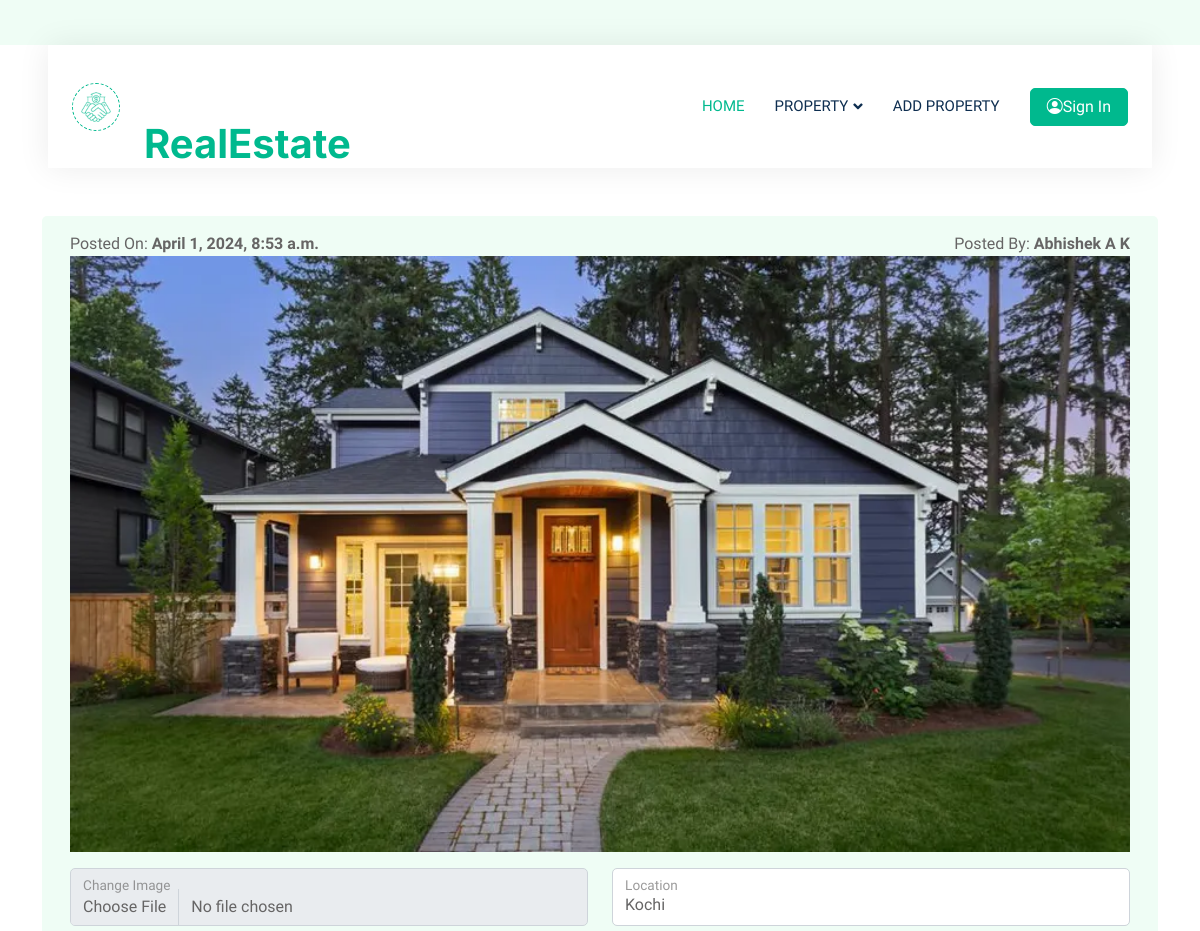
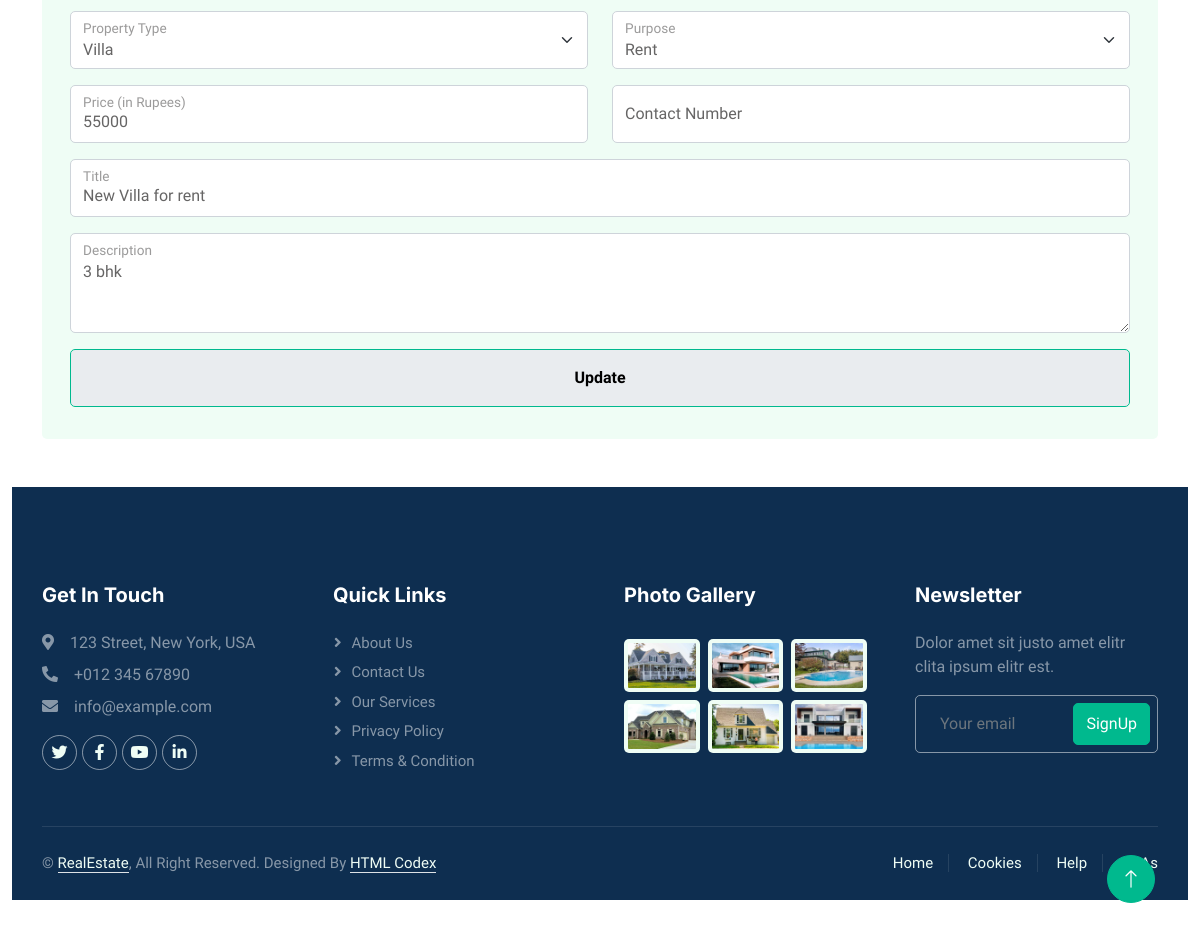
The app's page /edit_post/9/ with its own data (2 pictures, top to bottom).
### REApp/models.py (models this page shows)
class PropertyDB(models.Model):
    PropertyId = models.AutoField(primary_key=True)
    Image = models.ImageField(upload_to="PropertyImage", null=True, blank=True)
    PDF = models.FileField(upload_to="PropertyPDF", null=True, blank=True)  # Add this field
    Purpose = models.CharField(max_length=20, null=True, blank=True)
    Type = models.CharField(max_length=20, null=True, blank=True)
    Title = models.CharField(max_length=50, null=True, blank=True)
    Description = models.CharField(max_length=500, null=True, blank=True)
    Price = models.IntegerField(default=0)
    Location = models.CharField(max_length=50, null=True, blank=True)
    Phone = models.PositiveBigIntegerField(null=True, blank=True)
    UserId = models.ForeignKey(RegistrationDB, on_delete=models.CASCADE)
    posted_on = models.DateTimeField(auto_now_add=True)

class RegistrationDB(models.Model):
    UserId = models.AutoField(primary_key=True)
    Name = models.CharField(max_length=50, null=False)
    Email = models.EmailField(max_length=70, null=False,default="aa")
    Password = models.CharField(max_length=20, null=False)
    Role = models.CharField(max_length=50, null=True, blank=True)
    Account_created = models.DateTimeField(auto_now_add=True)

### REApp/views.py (the view)
# urls.py: path('edit_post/<int:postId>/', views.edit_post, name="edit_post"),
def edit_post(request, postId):
    post = PropertyDB.objects.get(PropertyId=postId)
    if 'userid' in request.session:
        profile = RegistrationDB.objects.get(UserId=request.session['userid'])
        return render(request, "editPost.html", {'profile': profile, 'post': post})
    else:
        return render(request, "editPost.html", {'post': post})

### REApp/templates/editPost.html (shortened to what this page needs)
<!DOCTYPE html>
{% load static %}
<html lang="en">
<head>
    <link href="https://cdnjs.cloudflare.com/ajax/libs/font-awesome/5.10.0/css/all.min.css" rel="stylesheet">
    <link href="https://cdn.jsdelivr.net/npm/bootstrap-icons@1.4.1/font/bootstrap-icons.css" rel="stylesheet">
    <link href="{% static 'assets/lib/animate/animate.min.css' %}" rel="stylesheet">
    <link href="{% static 'assets/lib/owlcarousel/assets/owl.carousel.min.css' %}" rel="stylesheet">
    <link href="{% static 'assets/css/bootstrap.min.css' %}" rel="stylesheet">
    <link href="{% static 'assets/css/style.css' %}" rel="stylesheet">
</head>
<body>
<div class="container-xxl bg-white p-0">
    <div class="container-fluid nav-bar bg-transparent">
            <nav class="navbar navbar-expand-lg bg-white navbar-light py-0 px-4">
                <a href="index.html" class="navbar-brand d-flex align-items-center text-center">
                    <div class="icon p-2 me-2">
                        <img class="img-fluid" src="{% static 'assets/img/icon-deal.png' %}" alt="Icon" style="width: 30px; height: 30px;"  href="{% url 'home' %}">
                    </div>
                    <h1 class="m-0 text-primary"><a href="{% url 'home' %}">RealEstate</a></h1>
                </a>
                <div class="collapse navbar-collapse" id="navbarCollapse">
                    <div class="navbar-nav ms-auto">
                        <a href="{% url 'home' %}" class="nav-item nav-link active">Home</a>
                        <div class="nav-item dropdown">
                            <a href="#" class="nav-link dropdown-toggle" data-bs-toggle="dropdown">Property</a>
                        </div>
                        <a href="{% url 'add_property' %}" class="nav-item nav-link">Add Property</a>
                    </div>
                    {% if request.session.userid %}
                     <div class="nav-item dropdown">
                            <a href="#" class="nav-link dropdown-toggle" data-bs-toggle="dropdown"><i class="bi bi-person-bounding-box"></i> {{profile.Name}}</a>
                            <div class="dropdown-menu rounded-0 m-0">
                                <a href="{% url 'my_post' %}" class="dropdown-item">My Post</a>
                                <a href="{% url 'user_logout' %}" class="dropdown-item">Log Out</a>
                            </div>
                     </div>
                    {% else %}
                    <a href="{% url 'login' %}" class="btn btn-primary px-3 d-none d-lg-flex ml-1"><i class="bi bi-person-circle"></i> Sign In</a>
                    {% endif %}
                </div>
            </nav>
    </div>
    <div class="container-xxl py-5">
        <div class="container">
            <div class="bg-light rounded p-3">
                <div class="container">
                    <div class="row g-0 gx-5 mb-3">
                        <div class="col">
                            Posted On: <b>{{post.posted_on}}</b><br>
                        </div>
                        <div class="col text-end">
                            Posted By: <b>{{post.UserId.Name}}</b><br>
                        </div>
                        <img src="{{post.Image.url}}" alt="" srcset="">
                    </div>
                    <form method="post" action="{% url 'update_post' postId=post.PropertyId %}" enctype="multipart/form-data" >
                    <div class="row">
                        <div class="col">
                            <div class="form-floating mb-3">
                                <input type="file" id="Image" class="form-control" name="image" value="{{post.Image}}">
                                <label for="Image">Change Image</label>
                            </div>
                        </div>
                        <div class="col">
                            <div class="form-floating mb-3">
                                <input id="Location" type="text" class="form-control" placeholder="Location"
                                       aria-label="Location" name="location" value="{{post.Location}}" required>
                                <label for="Location">Location</label>
                            </div>
                        </div>
                    </div>
                    <div class="row">
                        <div class="col">
                            <div class="form-floating mb-3">
                                <select id="Type" class="form-select" name="type" aria-label="Default select example"  required>
                                    <option selected>{{post.Type}}</option>
                                </select>
                                <label for="Type">Property Type</label>
                            </div>
                        </div>
                        <div class="col">
                            <div class="form-floating mb-3">
                                <select id="Purpose" class="form-select" name="purpose" aria-label="Default select example" required>
                                    <option selected>{{post.Purpose}}</option>
                                </select>
                                <label for="Purpose">Purpose</label>
                            </div>
                        </div>
                    </div>
                    <div class="row">
                        <div class="col">
                            <div class="form-floating mb-3">
                                <input type="text" class="form-control" id="Price" name="price" placeholder="Price"
                                       aria-label="Price" value="{{post.Price}}" required>
                                <label for="Price">Price (in Rupees)</label>
                            </div>
                        </div>
                        <div class="col">
                            <div class="form-floating mb-3">
                                <input type="text" class="form-control" id="Contact" name="phone" placeholder="Contact" aria-label="Contact" required pattern="[0-9]{10}" title="Please enter a 10-digit number">
                                <label for="Contact">Contact Number</label>
                            </div>
                        </div>
                    </div>
                    <div class="form-floating mb-3">
                        <input type="text" class="form-control" name="title" id="Title" placeholder="Title" value="{{post.Title}}" required>
                        <label for="Title">Title</label>
                    </div>
                    <div class="form-floating mb-3">
                        <textarea style="height:100px;"  class="form-control" name="description" id="Description" rows="3" placeholder="DEWp" required>{{post.Description}}</textarea>
                        <label for="Description">Description</label>
                    </div>
                    <div class="form-floating mb-3">
                        <button style="color:black; font-weight: bold;" class="form-control btn btn-primary py-3 px-5 me-3 animated fadeIn" type="submit">Update</button>
                    </div>
                </form>
            </div>
        </div>
    </div>
    <div class="container-fluid bg-dark text-white-50 footer pt-5 mt-5 wow fadeIn" data-wow-delay="0.1s">
        <div class="container py-5">
            <div class="row g-5">
                <div class="col-lg-3 col-md-6">
                    <h5 class="text-white mb-4">Get In Touch</h5>
                    <p class="mb-2"><i class="fa fa-map-marker-alt me-3"></i>123 Street, New York, USA</p>
                    <p class="mb-2"><i class="fa fa-phone-alt me-3"></i>+012 345 67890</p>
                    <p class="mb-2"><i class="fa fa-envelope me-3"></i>info@example.com</p>
                    <div class="d-flex pt-2">
                        <a class="btn btn-outline-light btn-social" href=""><i class="fab fa-twitter"></i></a>
                        <a class="btn btn-outline-light btn-social" href=""><i class="fab fa-facebook-f"></i></a>
                        <a class="btn btn-outline-light btn-social" href=""><i class="fab fa-youtube"></i></a>
                        <a class="btn btn-outline-light btn-social" href=""><i class="fab fa-linkedin-in"></i></a>
                    </div>
                </div>
                <div class="col-lg-3 col-md-6">
                    <h5 class="text-white mb-4">Quick Links</h5>
                    <a class="btn btn-link text-white-50" href="">About Us</a>
                    <a class="btn btn-link text-white-50" href="">Contact Us</a>
                    <a class="btn btn-link text-white-50" href="">Our Services</a>
                    <a class="btn btn-link text-white-50" href="">Privacy Policy</a>
                    <a class="btn btn-link text-white-50" href="">Terms & Condition</a>
                </div>
                <div class="col-lg-3 col-md-6">
                    <h5 class="text-white mb-4">Photo Gallery</h5>
                    <div class="row g-2 pt-2">
                        <div class="col-4">
                            <img class="img-fluid rounded bg-light p-1" src="{% static 'assets/img/property-1.jpg' %}"
                                 alt="">
                        </div>
                        <div class="col-4">
                            <img class="img-fluid rounded bg-light p-1" src="{% static 'assets/img/property-2.jpg' %}"
                                 alt="">
                        </div>
                        <div class="col-4">
                            <img class="img-fluid rounded bg-light p-1" src="{% static 'assets/img/property-3.jpg' %}"
                                 alt="">
                        </div>
                        <div class="col-4">
                            <img class="img-fluid rounded bg-light p-1" src="{% static 'assets/img/property-4.jpg' %}"
                                 alt="">
                        </div>
                        <div class="col-4">
                            <img class="img-fluid rounded bg-light p-1" src="{% static 'assets/img/property-5.jpg' %}"
                                 alt="">
                        </div>
                        <div class="col-4">
                            <img class="img-fluid rounded bg-light p-1" src="{% static 'assets/img/property-6.jpg' %}"
                                 alt="">
                        </div>
                    </div>
                </div>
                <div class="col-lg-3 col-md-6">
                    <h5 class="text-white mb-4">Newsletter</h5>
                    <p>Dolor amet sit justo amet elitr clita ipsum elitr est.</p>
                    <div class="position-relative mx-auto" style="max-width: 400px;">
                        <input class="form-control bg-transparent w-100 py-3 ps-4 pe-5" type="text"
                               placeholder="Your email">
                        <button type="button" class="btn btn-primary py-2 position-absolute top-0 end-0 mt-2 me-2">
                            SignUp
                        </button>
                    </div>
                </div>
            </div>
        </div>
        <div class="container">
            <div class="copyright">
                <div class="row">
                    <div class="col-md-6 text-center text-md-start mb-3 mb-md-0">
                        &copy; <a class="border-bottom" href="{% url 'home' %}">RealEstate</a>, All Right Reserved.
                        Designed By <a class="border-bottom" href="https://htmlcodex.com">HTML Codex</a>
                    </div>
                    <div class="col-md-6 text-center text-md-end">
                        <div class="footer-menu">
                            <a href="">Home</a>
                            <a href="">Cookies</a>
                            <a href="">Help</a>
                            <a href="">FQAs</a>
                        </div>
                    </div>
                </div>
            </div>
        </div>
    </div>
    <a href="{% url 'home' %}}" class="btn btn-lg btn-primary btn-lg-square back-to-top"><i class="bi bi-arrow-up"></i></a>
</div>
</body>
</html>

### REApp/static/assets/css/style.css (style rules this page uses)
:root { --primary: #00B98E; --secondary: #FF6922; --light: #EFFDF5; --dark: #0E2E50; }
.back-to-top { position: fixed; display: none; right: 45px; bottom: 45px; z-index: 99; }
.btn { transition: .5s; }
.btn.btn-primary, .btn.btn-secondary { color: #FFFFFF; }
.btn-lg-square { width: 48px; height: 48px; }
.btn-square, .btn-sm-square, .btn-lg-square { padding: 0; display: flex; align-items: center; justify-content: center; font-weight: normal; border-radius: 50px; }
.nav-bar { position: relative; margin-top: 45px; padding: 0 3rem; transition: .5s; z-index: 9999; }
.navbar { box-shadow: 0 0 30px rgba(0, 0, 0, .08); }
.navbar .dropdown-toggle::after { border: none; content: "\f107"; font-family: "Font Awesome 5 Free"; font-weight: 900; vertical-align: middle; margin-left: 5px; transition: .5s; }
.navbar-light .navbar-nav .nav-link { margin-right: 30px; padding: 25px 0; color: #FFFFFF; font-size: 15px; text-transform: uppercase; outline: none; }
.navbar-light .navbar-nav .nav-link:hover, .navbar-light .navbar-nav .nav-link.active { color: var(--primary); }
.navbar-light .navbar-brand { height: 75px; }
.navbar-light .navbar-nav .nav-link { color: var(--dark); font-weight: 500; }
.icon { padding: 15px; display: inline-flex; align-items: center; justify-content: center; background: #FFFFFF !important; border-radius: 50px; border: 1px dashed var(--primary) !important; }
.footer .btn.btn-social { margin-right: 5px; width: 35px; height: 35px; display: flex; align-items: center; justify-content: center; color: var(--light); border: 1px solid rgba(255,255,255,0.5); border-radius: 35px; transition: .3s; }
.footer .btn.btn-link { display: block; margin-bottom: 5px; padding: 0; text-align: left; font-size: 15px; font-weight: normal; text-transform: capitalize; transition: .3s; }
.footer .btn.btn-link::before { position: relative; content: "\f105"; font-family: "Font Awesome 5 Free"; font-weight: 900; margin-right: 10px; }
.footer .form-control { border-color: rgba(255,255,255,0.5); }
.footer .copyright { padding: 25px 0; font-size: 15px; border-top: 1px solid rgba(256, 256, 256, .1); }
.footer .copyright a { color: var(--light); }
.footer .footer-menu a { margin-right: 15px; padding-right: 15px; border-right: 1px solid rgba(255, 255, 255, .1); }
.footer .footer-menu a:last-child { margin-right: 0; padding-right: 0; border-right: none; }

### records on screen
PropertyDB: posted_on "April 1, 2024, 8:53 a.m.", UserId.Name "Abhishek A K", Image (picture), location "Kochi", type "Villa", purpose "Rent", price "55000", title "New Villa for rent", description "3 bhk"
